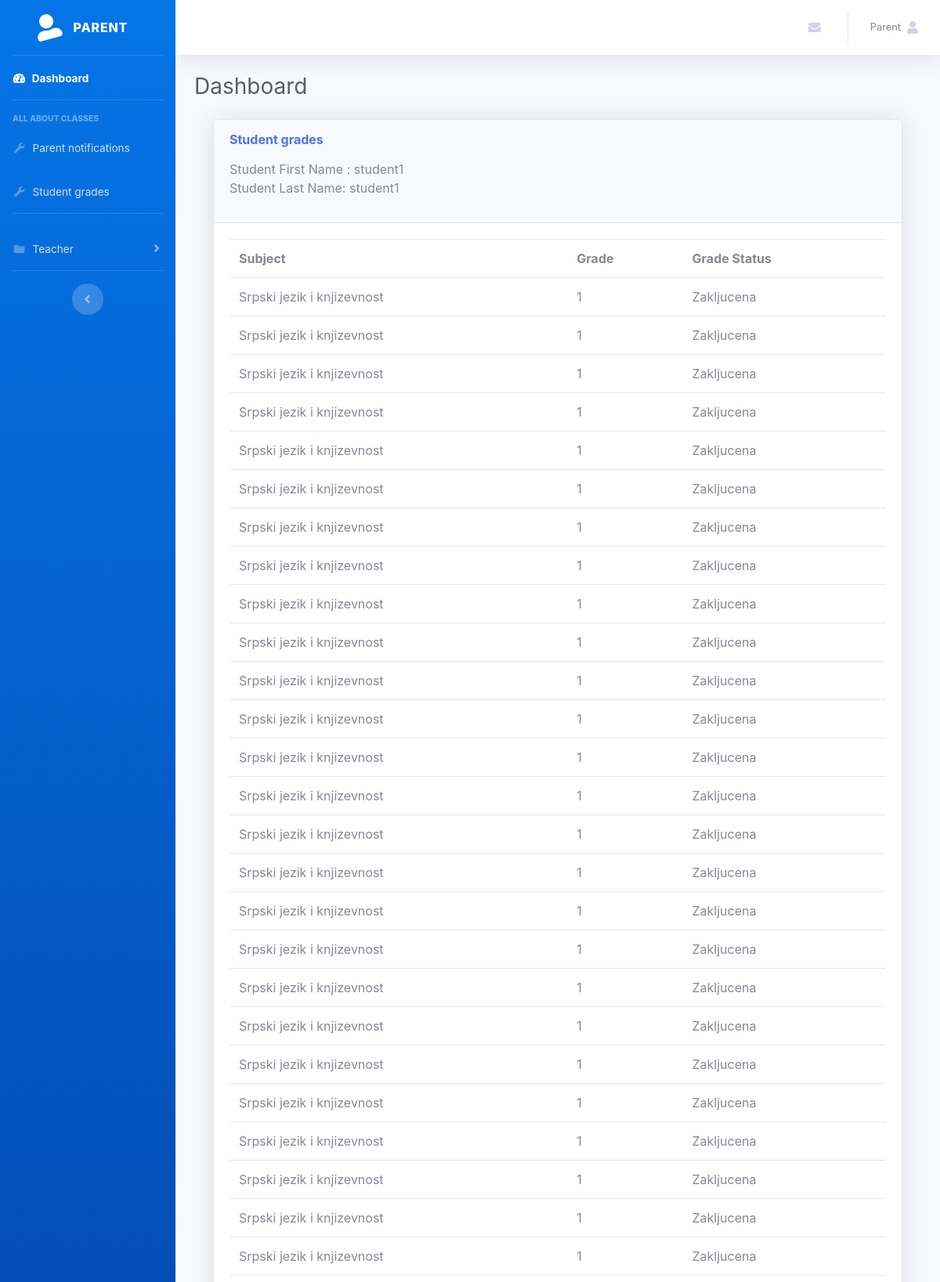
The app's page /users/showg/27 (signed in, upper part) with its own data.
### tables this page shows
CREATE TABLE IF NOT EXISTS `students` (
  `id_student` int(11) NOT NULL AUTO_INCREMENT,
  `first_name` varchar(255) NOT NULL,
  `last_name` varchar(255) NOT NULL,
  `id_school_class` int(11) NOT NULL,
  PRIMARY KEY (`id_student`),
  KEY `fk_students_school_classes1_idx` (`id_school_class`)
);

CREATE TABLE IF NOT EXISTS `students_subjects` (
  `id_student_subject` int(11) NOT NULL AUTO_INCREMENT,
  `grades` int(11) NOT NULL,
  `grade_status` tinyint(1) NOT NULL,
  `school_class_id` int(11) NOT NULL,
  `id_student` int(11) NOT NULL,
  `id_subject` int(11) NOT NULL,
  `grade_for_id` int(11) NOT NULL,
  PRIMARY KEY (`id_student_subject`),
  KEY `fk_students_subjects_students1_idx` (`id_student`),
  KEY `fk_students_subjects_subjects1_idx` (`id_subject`)
);

CREATE TABLE IF NOT EXISTS `subjects` (
  `id_subject` int(11) NOT NULL AUTO_INCREMENT,
  `name` varchar(45) NOT NULL,
  PRIMARY KEY (`id_subject`)
);

### app/libraries/Core.php (called while the page is built, shortened)
<?php
  class Core {
    protected $currentMethod = 'index';
    public function __construct(){
      $url = $this->getUrl();
      if(file_exists('../app/controllers/' . ucwords($url[0]). '.php')){
        unset($url[0]);
      }
      $this->currentController = new $this->currentController;
      if(isset($url[1])){
        if(method_exists($this->currentController, $url[1])){
          $this->currentMethod = $url[1];
          unset($url[1]);
        }
      }
      $this->params = $url ? array_values($url) : [];
      call_user_func_array([$this->currentController, $this->currentMethod], $this->params);
    }
    public function getUrl(){
      if(isset($_GET['url'])){
        $url = rtrim($_GET['url'], '/');
        $url = filter_var($url, FILTER_SANITIZE_URL);
        $url = explode('/', $url);
        return $url;
      }
    }
  }

### public/index.php (called while the page is built, shortened)
<?php
$init = new Core;

### app/libraries/Database.php (called while the page is built, shortened)
<?php
class Database
{
  private $host = DB_HOST;
  private $user = DB_USER;
  private $pass = DB_PASS;
  private $dbname = DB_NAME;
  private $dbh;
  private $stmt;
  public function __construct()
  {
    $dsn = 'mysql:host=' . $this->host . ';dbname=' . $this->dbname;
    $options = array(
      PDO::ATTR_PERSISTENT => true,
      PDO::ATTR_ERRMODE => PDO::ERRMODE_EXCEPTION
    );
    try {
      $this->dbh = new PDO($dsn, $this->user, $this->pass, $options);
    } catch (PDOException $e) {
      $this->error = $e->getMessage();
      echo $this->error;
    }
  }
  public function query($sql)
  {
    $this->stmt = $this->dbh->prepare($sql);
  }
  public function bind($param, $value, $type = null)
  {
    if (is_null($type)) {
      switch (true) {
        default:
          $type = PDO::PARAM_STR;
      }
    }
    $this->stmt->bindValue($param, $value, $type);
  }
  public function execute()
  {
    return $this->stmt->execute();
  }
  public function resultSet($fetch = PDO::FETCH_OBJ)
  {
    $this->execute();
    return $this->stmt->fetchAll($fetch);
  }
  public function single($fetch = PDO::FETCH_OBJ)
  {
    $this->execute();
    return $this->stmt->fetch($fetch);
  }
}

### app/models/Student.php (called while the page is built, shortened)
<?php
class Student
{
    private $db;
    public function __construct()
    {
        $this->db = new Database();
    }
    public function getStudentById($id)
    {
        $this->db->query('SELECT students.id_student,
                          students.first_name,
                          students.last_name,
                          students.id_school_class FROM students WHERE id_student = :id_student');
        $this->db->bind(':id_student', $id);
        $row = $this->db->single();
        return $row;
    }
}

### app/models/Grade.php (called while the page is built, shortened)
<?php
class Grade
{
    private $db;
    public function __construct()
    {
        $this->db = new Database();
    }
    public function showgrade($id)
    {
        $this->db->query('SELECT students_subjects.id_student_subject, students_subjects.grades, subjects.name, students_subjects.id_student, students_subjects.grade_status
                          FROM students_subjects
                          JOIN subjects
                          ON subjects.id_subject = students_subjects.id_subject
                          WHERE students_subjects.id_student = :id_student');
        $this->db->bind(':id_student', $id);
        $row = $this->db->resultSet();
        return $row;
    }
}

### app/views/parent/grades/showg.php (the view, shortened to what this page needs)
<?php require APPROOT . '/views/inc/parent/header.php'; ?>
<div id="page-wrapper">
    <div class="container-fluid">
        <div class="row">
            <div class="col-lg-12">
                <div class="card shadow mb-4">
                    <div class="card-header py-3">
                        <h6 class="m-0 font-weight-bold text-primary">Student grades</h6>
                        <p><?php echo 'Student First Name : ' . $data['student']->first_name . "<br>" . 'Student Last Name: ' . $data['student']->last_name ?></p>
                    </div>
                    <div class="card-body">
                        <table class="table">
                            <tr>
                                <th>Subject</th>
                                <th>Grade</th>
                                <th>Grade Status</th>
                            </tr>
                            <?php foreach ($data['student_grades'] as $grades) : ?>
                                <tr>
                                    <td> <?php echo $grades->name ?> </td>
                                    <td><?php echo ($grades->grade_status == 0) ? "$grades->grades" : "$grades->grades" ?></td>
                                    <td> <?php echo ($grades->grade_status == 0) ? 'Nije zakljucena' : 'Zakljucena' ?></td>
                                </tr>
                            <?php endforeach; ?>
                        </table>
                    </div>
                </div>
            </div>
        </div>
    </div>
</div>
<?php require APPROOT . '/views/inc/parent/footer.php'; ?>

### app/controllers/Users.php (shortened to what this page needs)
<?php
class Users extends Controller
{
    public function __construct()
    {
        $this->studentModel = $this->model('Student');
        $this->gradeModel = $this->model('Grade');
    }
    public function showg($id)
    {
        $student = $this->studentModel->getStudentById($id);
        $student_grades = $this->gradeModel->showgrade($id);
        $data = [
            'student' => $student,
            'student_grades' => $student_grades
        ];
        if ($_SESSION['id_user_role'] == 3) {
            $this->view('teacher/grades/showg', $data);
        } else if ($_SESSION['id_user_role'] == 4) {
            $this->view('parent/grades/showg', $data);
        }
    }
}

### app/libraries/Controller.php (shortened to what this page needs)
<?php
  class Controller {
    public function model($model){
      return new $model();
    }
    public function view($view, $data = []){
      if(file_exists('../app/views/' . $view . '.php')){
        require_once '../app/views/' . $view . '.php';
      } else {
        die('View does not exist');
      }
    }
  }

### app/views/inc/parent/header.php (shortened to what this page needs)
<!DOCTYPE html>
<html lang="en">
<head>
  <link href="<?php echo URLROOT; ?>/css/dashboard/sb-admin.css" rel="stylesheet">
  <link href="<?php echo URLROOT; ?>/css/dashboard/style.css" rel="stylesheet">
  <link href="<?php echo URLROOT; ?>/css/dashboard/vendor/fontawesome-free/css/all.min.css" rel="stylesheet" type="text/css">
</head>
<body id="page-top">
  <div id="wrapper">
    <ul class="navbar-nav bg-gradient-primary sidebar sidebar-dark accordion" id="accordionSidebar">
      <a class="sidebar-brand d-flex align-items-center justify-content-center" href="<?php echo URLROOT . '/users/parent'; ?>">
        <div class="sidebar-brand-icon rotate-n-15">
          <i class="fas fa-user-alt"></i>
        </div>
        <div class="sidebar-brand-text mx-3">Parent</div>
      </a>
      <hr class="sidebar-divider my-0">
      <li class="nav-item active">
        <a class="nav-link" href="<?php echo URLROOT . '/users/parent'; ?>">
          <i class="fas fa-fw fa-tachometer-alt"></i>
          <span>Dashboard</span></a>
      </li>
      <hr class="sidebar-divider">
      <div class="sidebar-heading">
        all about classes
      </div>
      <li class="nav-item">
        <a class="nav-link" href="<?php echo URLROOT . '/notifications/parent'; ?>" data-target="#collapseUtilities" aria-expanded="true" aria-controls="collapseUtilities">
          <i class="fas fa-fw fa-wrench"></i>
          <span>Parent notifications</span>
        </a>
      </li>
      <li class="nav-item">
        <a class="nav-link" href="<?php echo URLROOT . '/users/p_students'; ?>" data-target="#collapseUtilities" aria-expanded="true" aria-controls="collapseUtilities">
          <i class="fas fa-fw fa-wrench"></i>
          <span>Student grades</span>
        </a>
      </li>
      <hr class="sidebar-divider">
      <li class="nav-item">
        <a class="nav-link collapsed" href="#" data-toggle="collapse" data-target="#collapsePages" aria-expanded="true" aria-controls="collapsePages">
          <i class="fas fa-fw fa-folder"></i>
          <span>Teacher</span>
        </a>
      </li>
      <hr class="sidebar-divider d-none d-md-block">
      <div class="text-center d-none d-md-inline">
        <button class="rounded-circle border-0" id="sidebarToggle"></button>
      </div>
    </ul>
    <div id="content-wrapper" class="d-flex flex-column">
      <div id="content">
        <nav class="navbar navbar-expand navbar-light bg-white topbar mb-4 static-top shadow">
          <ul class="navbar-nav ml-auto">
            <li class="nav-item dropdown no-arrow mx-1">
              <a class="nav-link dropdown-toggle" href="<?php echo URLROOT . "/messages/get_parent"; ?>" id="messagesDropdown">
                <i class="fas fa-envelope fa-fw"></i>
              </a>
            </li>
            <li class="nav-item dropdown no-arrow">
              <a class="nav-link dropdown-toggle" href="#" id="userDropdown" role="button" data-toggle="dropdown" aria-haspopup="true" aria-expanded="false">
                <span class="mr-2 d-none d-lg-inline text-gray-600 small">Parent</span>
                <i class="fas fa-user text-gray-400"></i>
              </a>
            </li>
          </ul>
        </nav>
        <div class="container-fluid">
          <div class="d-sm-flex align-items-center justify-content-between mb-4">
            <h1 class="h3 mb-0 text-gray-800">Dashboard</h1>
          </div>

### app/views/inc/parent/footer.php (shortened to what this page needs)
</div>
</body>
</html>

### records on screen
students: first_name "student1", last_name "student1"
students_subjects: id_subject.name "Srpski jezik i knjizevnost", grades "1", grade_status "Zakljucena"
students_subjects: id_subject.name "Srpski jezik i knjizevnost", grades "1", grade_status "Zakljucena"
students_subjects: id_subject.name "Srpski jezik i knjizevnost", grades "1", grade_status "Zakljucena"
students_subjects: id_subject.name "Srpski jezik i knjizevnost", grades "1", grade_status "Zakljucena"
students_subjects: id_subject.name "Srpski jezik i knjizevnost", grades "1", grade_status "Zakljucena"
students_subjects: id_subject.name "Srpski jezik i knjizevnost", grades "1", grade_status "Zakljucena"
students_subjects: id_subject.name "Srpski jezik i knjizevnost", grades "1", grade_status "Zakljucena"
students_subjects: id_subject.name "Srpski jezik i knjizevnost", grades "1", grade_status "Zakljucena"
students_subjects: id_subject.name "Srpski jezik i knjizevnost", grades "1", grade_status "Zakljucena"
students_subjects: id_subject.name "Srpski jezik i knjizevnost", grades "1", grade_status "Zakljucena"
students_subjects: id_subject.name "Srpski jezik i knjizevnost", grades "1", grade_status "Zakljucena"
students_subjects: id_subject.name "Srpski jezik i knjizevnost", grades "1", grade_status "Zakljucena"
students_subjects: id_subject.name "Srpski jezik i knjizevnost", grades "1", grade_status "Zakljucena"
students_subjects: id_subject.name "Srpski jezik i knjizevnost", grades "1", grade_status "Zakljucena"
students_subjects: id_subject.name "Srpski jezik i knjizevnost", grades "1", grade_status "Zakljucena"
students_subjects: id_subject.name "Srpski jezik i knjizevnost", grades "1", grade_status "Zakljucena"
students_subjects: id_subject.name "Srpski jezik i knjizevnost", grades "1", grade_status "Zakljucena"
students_subjects: id_subject.name "Srpski jezik i knjizevnost", grades "1", grade_status "Zakljucena"
students_subjects: id_subject.name "Srpski jezik i knjizevnost", grades "1", grade_status "Zakljucena"
students_subjects: id_subject.name "Srpski jezik i knjizevnost", grades "1", grade_status "Zakljucena"
students_subjects: id_subject.name "Srpski jezik i knjizevnost", grades "1", grade_status "Zakljucena"
students_subjects: id_subject.name "Srpski jezik i knjizevnost", grades "1", grade_status "Zakljucena"
students_subjects: id_subject.name "Srpski jezik i knjizevnost", grades "1", grade_status "Zakljucena"
students_subjects: id_subject.name "Srpski jezik i knjizevnost", grades "1", grade_status "Zakljucena"
students_subjects: id_subject.name "Srpski jezik i knjizevnost", grades "1", grade_status "Zakljucena"
students_subjects: id_subject.name "Srpski jezik i knjizevnost", grades "1", grade_status "Zakljucena"
